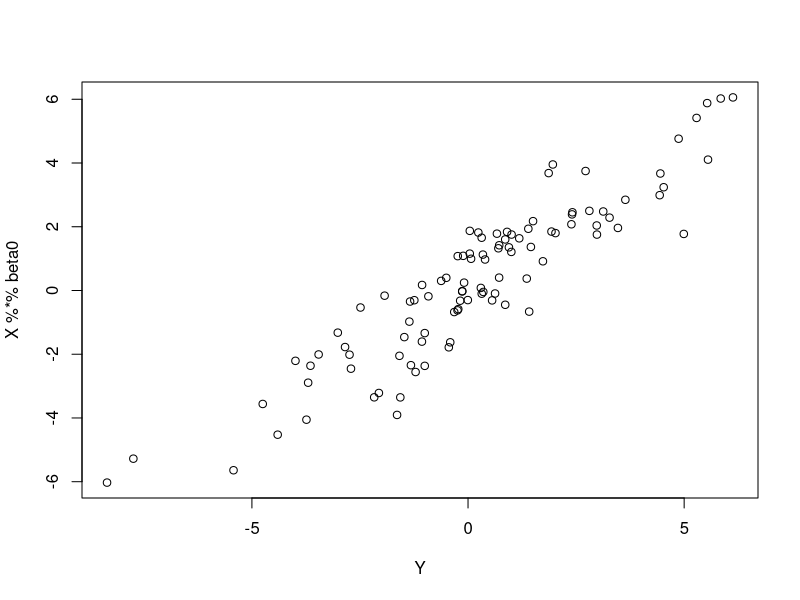
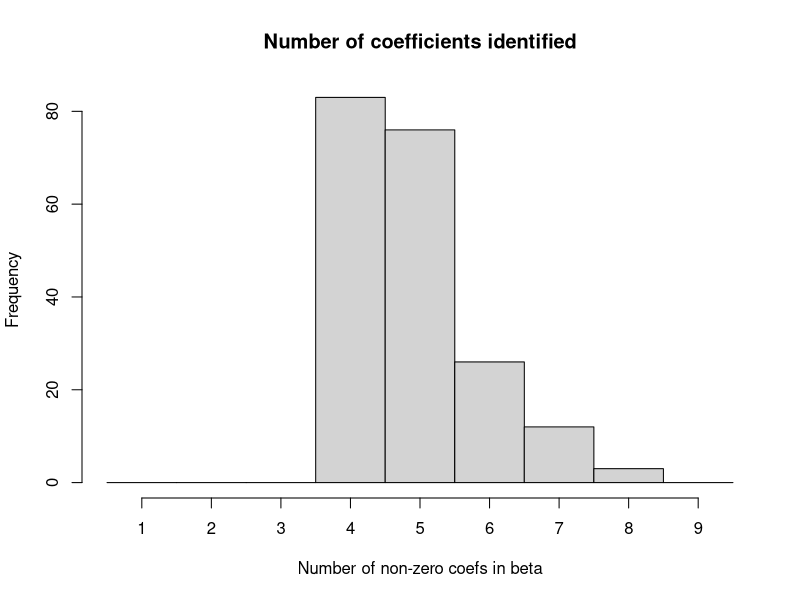
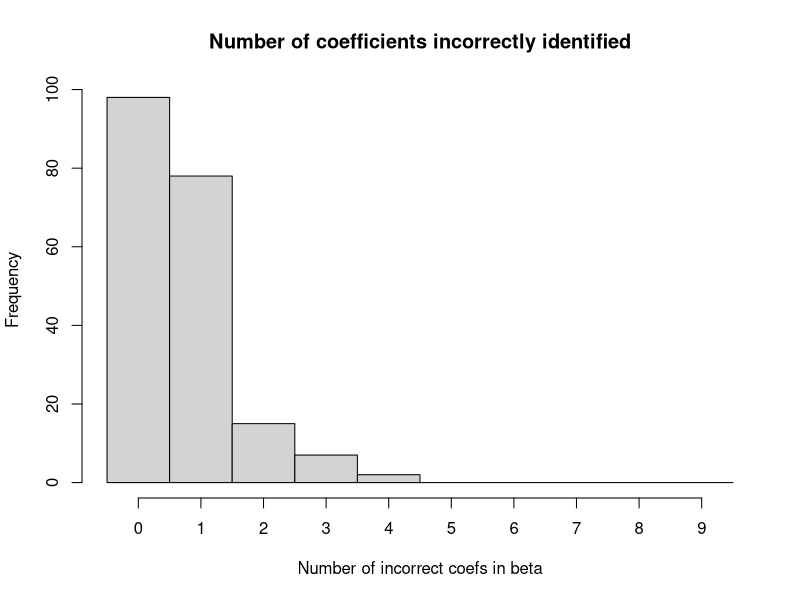

These figures' R source, in order:
## ---- chunk 1
knitr::opts_chunk$set(echo = TRUE, cache=TRUE)
## ---- chunk 2
library(knitr)
library(rmarkdown)

library(glmnet)
## ---- chunk 3
n       = 100
p       = 10
p0      = 5
sigma   = 1
sigmaX  = 1
b0      = 1
beta0   = c(rep(b0,p0),rep(0,p-p0))
X       = sapply(1:p, FUN=function(x){rnorm(n,0,sigmaX)})
Y       = X%*%beta0 + rnorm(n,0,sigma)

plot(Y,X%*%beta0)

## ---- chunk 4
n      = 100
p      = 10
p0     = 5  #Number of nonzero coefficients
sigma  = 1
sigmaX = 1
b0     = 1
beta0  = c(rep(b0,p0),rep(0,p-p0))       
B      = 200 #Number of simulations
res    = matrix(NA,ncol=5,nrow=B) #Stores n,p, sigma, number of nonzero 
                  #coefficients recovered, number of nz incorrectly identified

betah  = matrix(NA, ncol = p, nrow = B)

# fixed design setting
X = sapply(1:p, FUN=function(x){rnorm(n,0,sigmaX)})

for (b in 1:B){
  Y     = X%*%beta0 + rnorm(n,0,sigma)
  # estimate betah using the calibrated lasso
  # betah = 
  lambda.cv = cv.glmnet(X,Y, family = "gaussian",intercept=F)$lambda.1se
  temp = glmnet(X,Y,family = "gaussian",intercept=F, lambda=lambda.cv)$beta  
  ##the value returned by glmnet(...)$beta is a sparse matrix
  #In a sparse matrix : @i (non zero indices); @x non zero values

  indices_identified = c(rep(0, p)) #Fill indices_identified with 1 at 
                                    #indices in temp@i, set others to 0
  for (index in temp@i) {
    indices_identified[index] = 1
  }
  
  betah[b,]  = c(temp@i, rep(NA, p-length(temp@i))) #We store in betah[b,]
    #the nonzero indices and we fill with NA to get a vector of the proper size
  res[b,] = c(n, p, sigma, length(temp@i), sum(abs(indices_identified - beta0)))
}
res           = as.data.frame(res)
colnames(res) = c("n","p","sigma","nz", "nzcorrect")


hist1<-hist(res$nz, breaks = 1:10, axes = FALSE, 
            xlab="Number of non-zero coefs in beta", 
            main = "Number of coefficients identified")
axis(side=1,at=hist1$mids,labels=1:9) #So that breakpoints are centered
axis(side=2)          #Because of previous trick, we had to hide both axis, 
                      #so we display again the Y-axis


hist2 <- hist(res$nzcorrect, breaks = 0:10, axes = FALSE, 
              xlab="Number of incorrect coefs in beta", 
              main = "Number of coefficients incorrectly identified")
axis(side=1,at=hist2$mids,labels=0:9)
axis(side=2)
